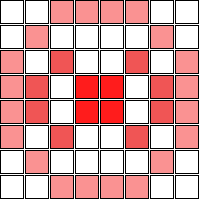
Frame 1 (no input)
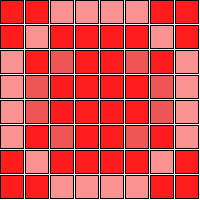
Frame 2 (the mouse pressed at the canvas centre, redrawn once)

The Processing sketch that drew these frames (run headless with seeded random() and noise(); the mouse was pressed at the canvas centre and the sketch redrawn once):

// Processing sketch: processing_94726
// ── processing_94726.pde

//Brennda 
void setup(){
size(200,200);
background(255);}
void draw() {
  int ex=2;
  int ladox=(width-7*ex)/8;
  int x=0;
  for(x=0; x<200; x+=25)
  for(int y=0; y<200; y+=25){
    rect(x,y,ladox,ladox);
  }
fill(#FA9292);
rect(2*(ladox+ex), 0*(ladox+ex),ladox,ladox);
rect(3*(ladox+ex), 0*(ladox+ex),ladox,ladox);
rect(4*(ladox+ex), 0*(ladox+ex),ladox,ladox);
rect(5*(ladox+ex), 0*(ladox+ex),ladox,ladox);
rect(2*(ladox+ex), 0*(ladox+ex),ladox,ladox);
rect(1*(ladox+ex), 1*(ladox+ex),ladox,ladox);
rect(0*(ladox+ex), 2*(ladox+ex),ladox,ladox);
rect(0*(ladox+ex), 3*(ladox+ex),ladox,ladox);
rect(0*(ladox+ex), 4*(ladox+ex),ladox,ladox);
rect(0*(ladox+ex), 5*(ladox+ex),ladox,ladox);
rect(1*(ladox+ex), 6*(ladox+ex),ladox,ladox);
rect(2*(ladox+ex), 7*(ladox+ex),ladox,ladox);
rect(3*(ladox+ex), 7*(ladox+ex),ladox,ladox);
rect(4*(ladox+ex), 7*(ladox+ex),ladox,ladox);
rect(5*(ladox+ex), 7*(ladox+ex),ladox,ladox);
rect(6*(ladox+ex), 6*(ladox+ex),ladox,ladox);
rect(7*(ladox+ex), 5*(ladox+ex),ladox,ladox);
rect(7*(ladox+ex), 4*(ladox+ex),ladox,ladox);
rect(7*(ladox+ex), 3*(ladox+ex),ladox,ladox);
rect(7*(ladox+ex), 2*(ladox+ex),ladox,ladox);
rect(6*(ladox+ex), 1*(ladox+ex),ladox,ladox);
fill(#F05555);
rect(2*(ladox+ex), 2*(ladox+ex),ladox,ladox);
rect(1*(ladox+ex), 3*(ladox+ex),ladox,ladox);
rect(1*(ladox+ex), 4*(ladox+ex),ladox,ladox);
rect(2*(ladox+ex), 5*(ladox+ex),ladox,ladox);
rect(5*(ladox+ex), 2*(ladox+ex),ladox,ladox);
rect(6*(ladox+ex), 3*(ladox+ex),ladox,ladox);
rect(6*(ladox+ex), 4*(ladox+ex),ladox,ladox);
rect(5*(ladox+ex), 5*(ladox+ex),ladox,ladox);
fill(#FF1C1C);
rect(3*(ladox+ex), 3*(ladox+ex),ladox,ladox);
rect(4*(ladox+ex), 3*(ladox+ex),ladox,ladox);
rect(3*(ladox+ex), 4*(ladox+ex),ladox,ladox);
rect(4*(ladox+ex), 4*(ladox+ex),ladox,ladox);
noLoop();
    
    
}
